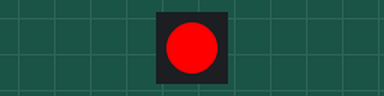
A program run on a simulated ESP32. Shown: 1 RGB LEDs in strip order, left to right.

Above: at 0.5 s.
At 1.5 s:
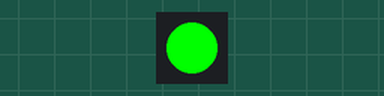
At 2.5 s:
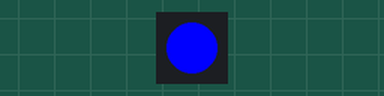
At 4.5 s:
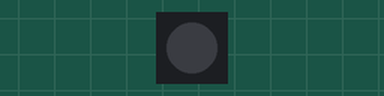
Timing chart, 0 to 6.5 s (numbered marks = the images above):
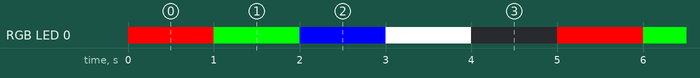

The program:

main.cpp
```cpp
#include <Arduino.h>
#include <NeoPixelBus.h>

constexpr uint8_t  kLedPin = 25;
constexpr uint16_t kLedCount = 1;

NeoPixelBus<NeoGrbFeature, Neo800KbpsMethod> strip(kLedCount, kLedPin);
RgbColor red(255, 0, 0);
RgbColor green(0, 255, 0);
RgbColor blue(0, 0, 255);
RgbColor white(255);
RgbColor black(0);
uint8_t count = 0;

void setup() {
  pinMode(kLedPin, OUTPUT);

  strip.Begin();
  strip.Show();
}

void loop() {
  switch ( count % 5 ) {
    case 0: strip.SetPixelColor(0, red  ); break;
    case 1: strip.SetPixelColor(0, green); break;
    case 2: strip.SetPixelColor(0, blue ); break;
    case 3: strip.SetPixelColor(0, white); break;
    case 4: strip.SetPixelColor(0, black); break;
  }
  strip.Show();

  count++;

  delay(1000);  // [ms]
}
```

Measured:
- by itself, RGB LED 0: repeats every 5.0 s: RGB(0, 255, 0) 1.0 s, RGB(0, 0, 255) 1.0 s, RGB(255, 255, 255) 1.0 s, off 1.0 s, RGB(255, 0, 0) 1.0 s
- by itself, everything shown: repeats every 5.0 s, in 5 steps
